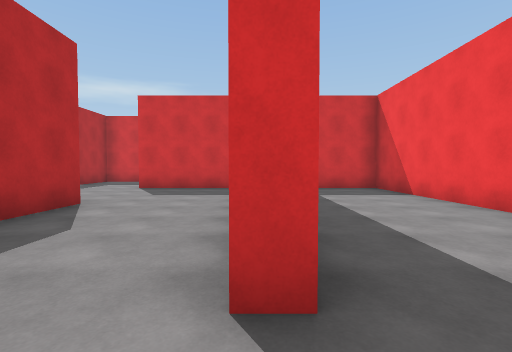
[1] (above)

17 first-person views from a walk through a Unity game level. The camera is 1.4 m above the floor, tilts 2° down and sees 85° across. The floor is counted in squares, 2 m on a side. Each view is taken from the middle of a square. On the plan, view 1 faces up. The plan holds only what a view shows up to about 9 squares ahead; the rest is blank. The place goes on beyond the plan.

[2]
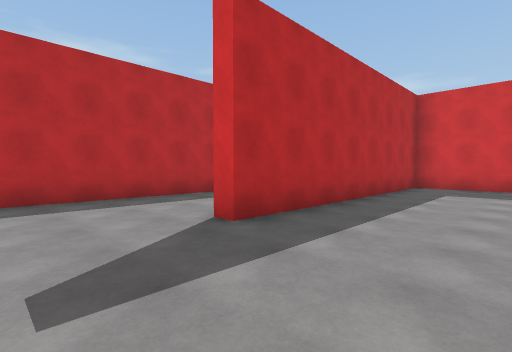

[3]
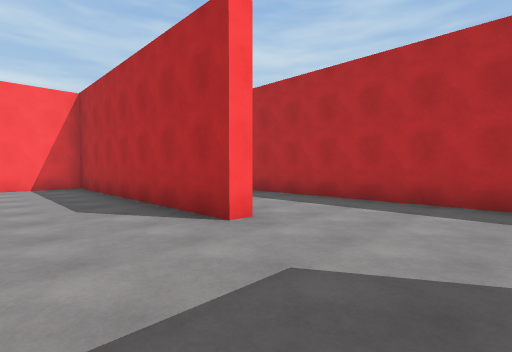

[4]
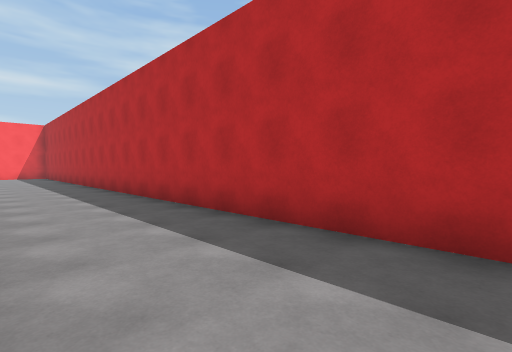

[5]
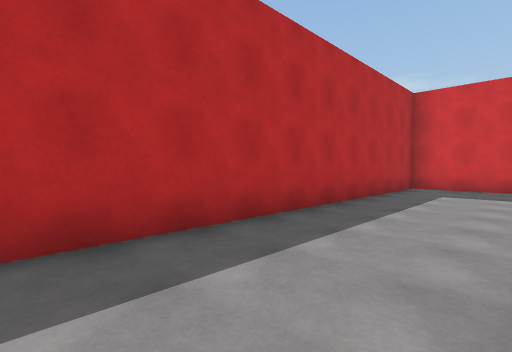

[6]
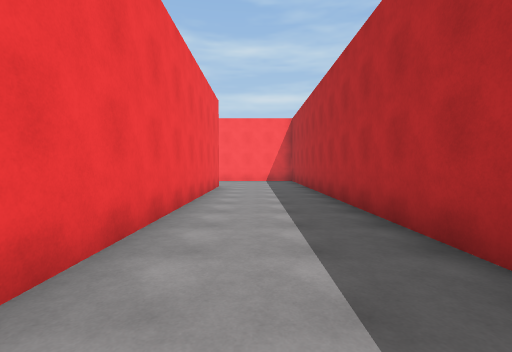

[7]
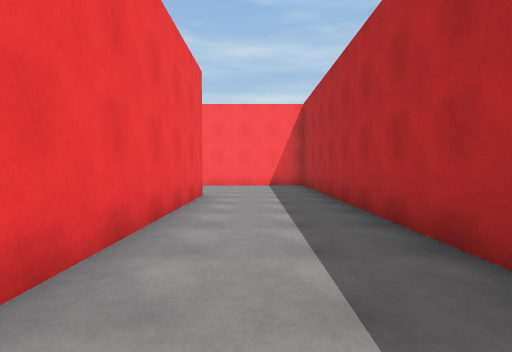

[8]
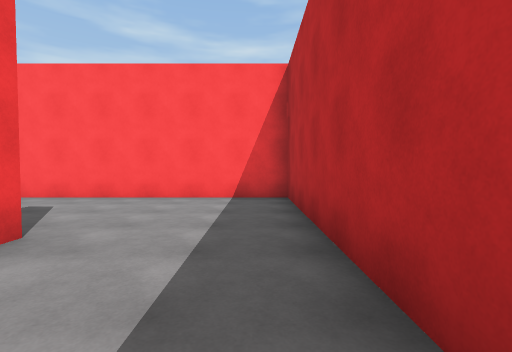

[9]
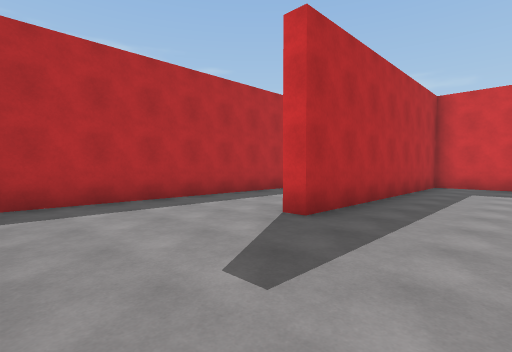

[10]
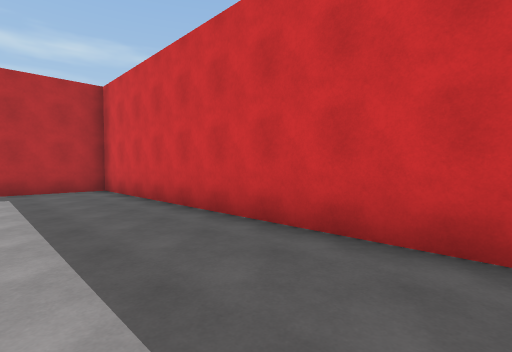

[11]
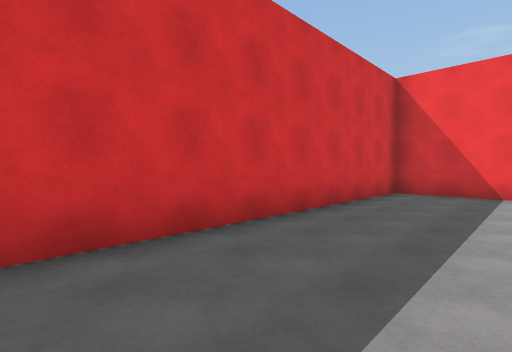

[12]
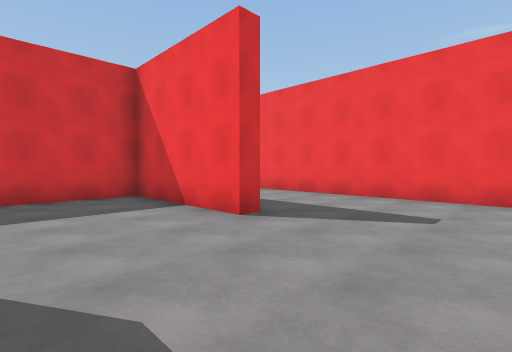

[13]
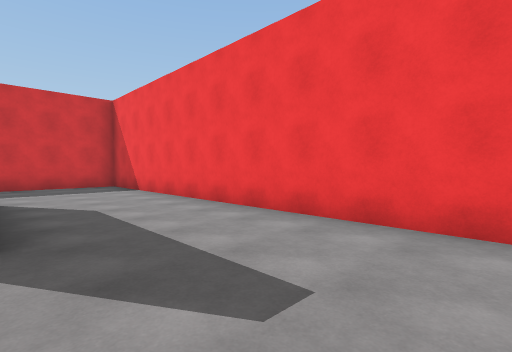

[14]
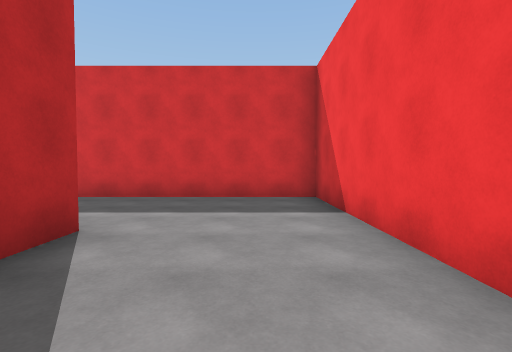

[15]
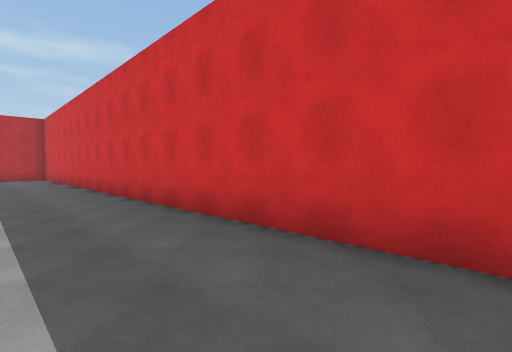

[16]
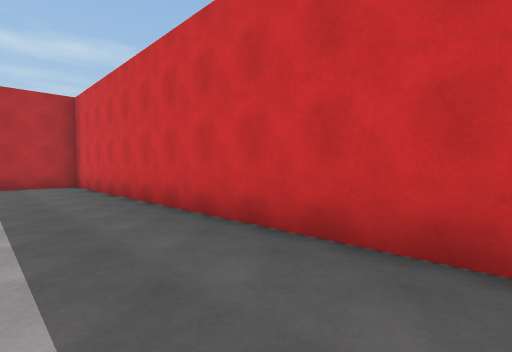

[17]
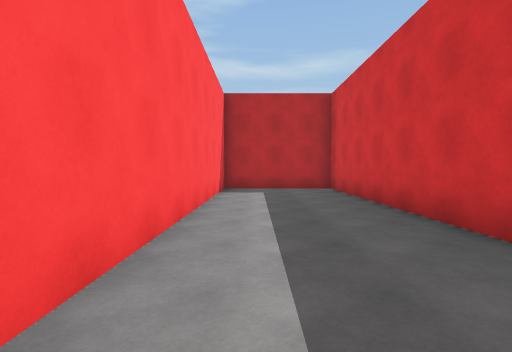

### Floor plan
Points are (right, up) in squares from view 1. A wall is a line through its corners. A room is listed if a view was taken in it or the views show most of it. See-through windows are left out.
Room 1 (views 1, 2)
walls: (3.9, 4.1) (3.9, 9) (0.3, 9) (0.3, 1.3) (-0.1, 1.3); (-3.3, 5.2) (-3.3, -2) (-1.4, -2)
ways out: opening at (-1.5, 6.5) to room 2
Room 2 (views 3, 4, 5, 6, 7, 8, 9, 10, 11, 12, 13, 14, 15, 16, 17)
walls: (-0.9, 9) (-3.8, 9); (-3.8, 5.2) (-3.3, 5.2); (8.1, 9) (7.7, 9) (7.7, 12.6) (-6.7, 12.6) (-6.7, -13.2) (-0.8, -13.2); (8.1, 13.1) (8.1, 12); (11.4, 6.1) (11.4, 16.3) (-6.7, 16.3) (-6.7, 13) (1, 13); (-3.3, -5.5) (-3.3, -9.7) (-3.7, -9.7) (-3.7, -1.4)
ways out: opening at (-1.5, 6.5) to room 1; opening at (-1.5, -5.5)

Where each view was taken, in squares from view 1:
view 1: 0 up, 0 right, facing up
view 2: 1 down, 3 right, facing up-left
view 3: 8 up, 1 left, facing down-left
view 4: 6 up, 4 left, facing down-left
view 5: 3 up, 4 left, facing up-left
view 6: 0 up, 5 left, facing down
view 7: 3 down, 5 left, facing down
view 8: 7 down, 6 left, facing down
view 9: 13 down, 1 left, facing up-left
view 10: 10 up, 2 right, facing up-left
view 11: 10 up, 0 right, facing up-right
view 12: 6 up, 5 right, facing up-right
view 13: 6 up, 8 right, facing up-right
view 14: 10 up, 10 right, facing up
view 15: 14 up, 10 right, facing up-left
view 16: 14 up, 4 right, facing up-left
view 17: 14 up, 2 right, facing left
